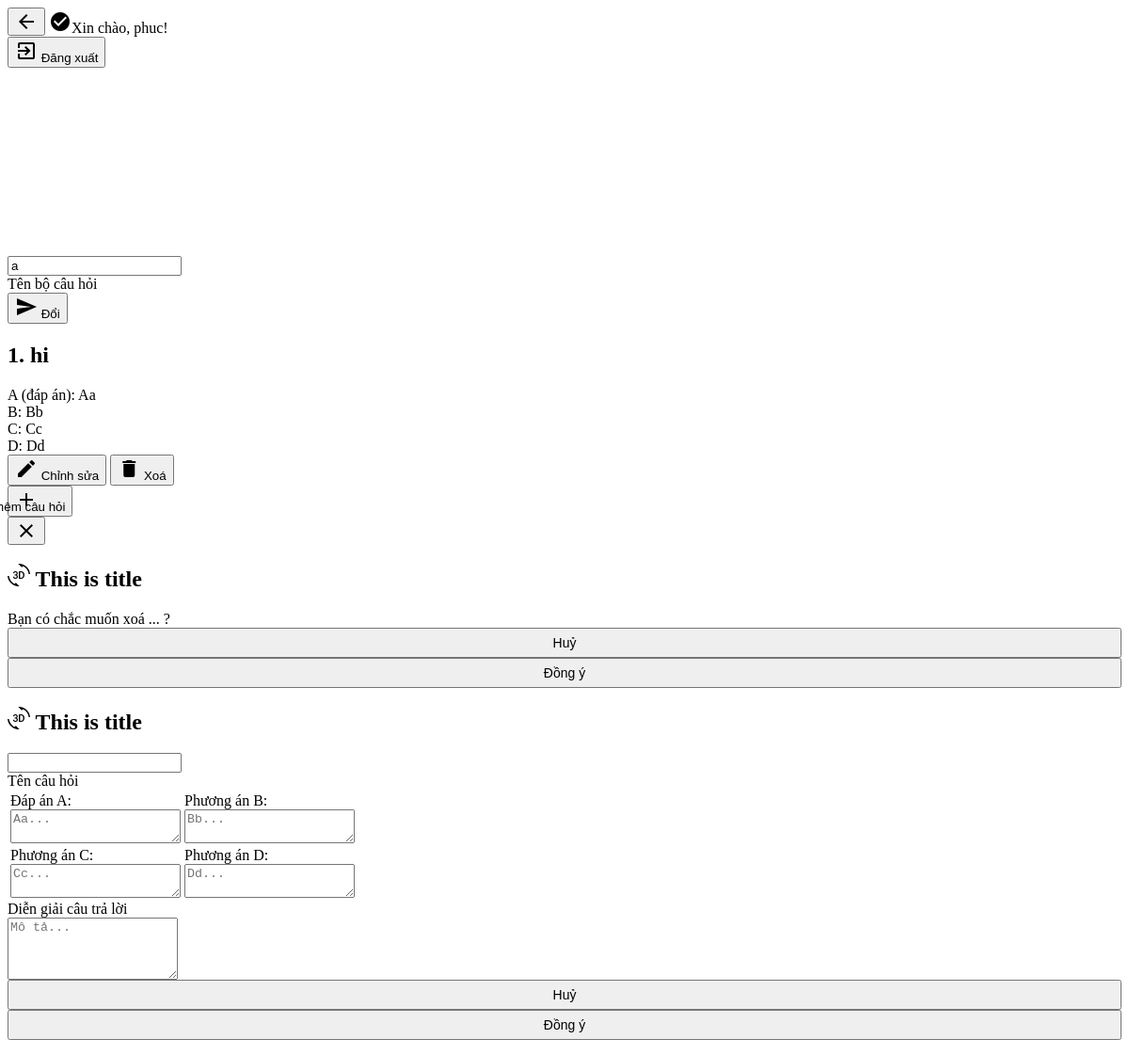
Screenshot of /admin/manage-question?k=4 (signed in) with the database file from the repository.
### tables this page shows
CREATE TABLE `daisy_collection` (
  `id` int(11) NOT NULL COMMENT 'ID của bộ câu hỏi',
  `created_at` timestamp NULL DEFAULT CURRENT_TIMESTAMP COMMENT 'Thời gian tạo của bộ câu hỏi này',
  `name` varchar(255) DEFAULT 'Bộ câu hỏi không tên' COMMENT 'Tên của bộ câu hỏi',
  `admin_id` int(11) DEFAULT NULL COMMENT 'Bộ câu hỏi thuộc về ai ? (Người tạo)',
  `description` text COMMENT 'Mô tả về bộ câu hỏi'
);

CREATE TABLE `daisy_question` (
  `id` int(11) NOT NULL COMMENT 'Mã câu hỏi',
  `body` text,
  `choice_a` text COMMENT 'Đáp án',
  `choice_b` text COMMENT 'Phương án 1',
  `choice_c` text COMMENT 'Phương án 2',
  `collection_id` int(11) DEFAULT NULL COMMENT 'Thuộc về bộ câu hỏi nào',
  `choice_d` text COMMENT 'Phương án 3',
  `created_at` timestamp NULL DEFAULT CURRENT_TIMESTAMP COMMENT 'Thời gian tạo câu hỏi',
  `explaination` text COMMENT 'Giải thích cho câu trả lời'
);

### middleware/auth_admin.php (called while the page is built, shortened)
<?php
	function db_authen ($conn, $userid, $collection) {
		$sql = "SELECT admin_id, name FROM daisy_collection WHERE id = $collection";
		$result = $conn->query ($sql);
		$result = $result->fetch_assoc ();
		return $result['name'];
	}
?>

### admin/manage-question/index.php (the view, shortened to what this page needs)
<?php
$DOCUMENT_ROOT = $_SERVER['DOCUMENT_ROOT'];
if (substr_count($_SERVER['DOCUMENT_ROOT'], 'DaisyQuizzes') == 0) {
	$DOCUMENT_ROOT = $DOCUMENT_ROOT . '/DaisyQuizzes';
}
include($DOCUMENT_ROOT . '/middleware/auth_admin.php');
function db_fetch_questions($conn, $collection)
{
	$sql = "SELECT id, body, choice_a, choice_b, choice_c, choice_d, explaination FROM daisy_question WHERE collection_id = $collection";
	$result = [];
	$q = $conn->query($sql);
	while ($row = $q->fetch_assoc()) {
		$result[] = $row;
	}
	return $result;
}
$userid = $_SESSION['userid'];
$collection = $_GET['k'];
$conn = db_connect();
$collection_name = db_authen($conn, $userid, $collection);
$data = db_fetch_questions($conn, $collection);
		?>
<html>
<head>
	<link href="https://unpkg.com/material-components-web@latest/dist/material-components-web.min.css" rel="stylesheet">
	<link href="./styles.css" rel="stylesheet" type="text/css">
</head>
<body>
	<header class="mdc-top-app-bar" data-mdc-auto-init="MDCTopAppBar">
		<div class="mdc-top-app-bar__row">
			<section class="mdc-top-app-bar__section mdc-top-app-bar__section--align-start">
				<button class="mdc-fab mdc-fab--extended" onclick="linkTo('../dashboard.php')">
					<span class="material-icons mdc-fab__icon">arrow_back</span>
				</button>
				<i class="material-icons">check_circle</i><span class="mdc-top-app-bar__title">Xin chào, <?php echo $_SESSION['username']; ?>!</span> </section>
			<section class="mdc-top-app-bar__section mdc-top-app-bar__section--align-end">
				<button class="mdc-fab mdc-fab--extended" onclick="linkTo('../logout.php')">
					<span class="material-icons mdc-fab__icon">exit_to_app</span>
					<span class="mdc-fab__label">Đăng xuất</span>
				</button>
			</section>
		</div>
	</header>
	<div id="wrapper">
		<form action="modify.php?k=<?php echo $collection ?>" method="post" id="fCName">
			<div class="mdc-text-field" data-mdc-auto-init="MDCTextField" id="collection_name">
				<input class="mdc-text-field__input" name="collection_name" value="<?php echo $collection_name ?>" required>
				<label for="collection_name" class="mdc-floating-label">Tên bộ câu hỏi</label>
			</div>
			<button class="mdc-fab mdc-fab--extended" type="submit">
				<span class="material-icons mdc-fab__icon">send</span>
				<span class="mdc-fab__label">Đổi</span>
			</button>
		</form>
		<div id="content">
			<?php
			$cnt = 0;
			foreach ($data as $each) {
				$cnt++;
				?>
				<div class="mdc-card demo-card">
					<div class="mdc-card__content">
						<div class="demo-card__primary">
							<h2 class="demo-card__title mdc-typography mdc-typography--headline6"><?php echo "$cnt. "
																											. $each['body'] ?></h2>
						</div>
						<div class="demo-card__secondary mdc-typography mdc-typography--body2">
							<?php
								echo 'A (đáp án): ' . $each['choice_a'] . "<br>";
								echo 'B: ' . $each['choice_b'] . "<br>";
								echo 'C: ' . $each['choice_c'] . "<br>";
								echo 'D: ' . $each['choice_d'] . "<br>";
								?>
						</div>
					</div>
					<div class="mdc-card__actions">
						<div class="mdc-card__action-icons">
							<button class="mdc-fab mdc-fab--extended mdc-fab-edit" onclick="open_confirm_question('edit', 'Chỉnh sửa câu hỏi', 'modify_question.php?k=<?php echo $collection ?>&question=<?php echo $each['id'] ?>', '<?php echo $each['body'] ?>', '<?php echo $each['choice_a'] ?>', '<?php echo $each['choice_b'] ?>', '<?php echo $each['choice_c'] ?>', '<?php echo $each['choice_d'] ?>', '<?php echo $each['explaination'] ?>')">
								<i class="material-icons mdc-fab__icon">edit</i>
								<span class="mdc-fab__label">Chỉnh sửa</span>
							</button>
							<button class="mdc-fab mdc-fab--extended mdc-fab-delete" onclick="open_confirm('delete', 'Xoá câu hỏi', 'Bạn có chắc muốn xoá câu hỏi?', 'delete_question.php?k=<?php echo $collection; ?>&question=<?php echo $each['id']; ?>')">
								<i class="material-icons mdc-fab__icon">delete</i>
								<span class="mdc-fab__label">Xoá</span>
							</button>
						</div>
					</div>
				</div>
			<?php
			}
			?>
		</div>
		<div class="tooltip">
			<button class="mdc-fab app-fab--absolute" aria-label="Add" onclick="open_confirm_question('add', 'Thêm câu hỏi', 'add_question.php?k=<?php echo $collection ?>')">
				<span class="mdc-fab__icon material-icons">add</span>
				<span class="tooltiptext" id="myTooltip" style="width: max-content;margin-left: -55px;bottom: 116%;">Thêm câu hỏi</span>
			</button>
		</div>
	</div>
	<div id="mdc-snackbar" class="mdc-snackbar mdc-snackbar--leading" data-mdc-auto-init="MDCSnackbar">
		<div class="mdc-snackbar__surface">
			<div class="mdc-snackbar__actions">
				<button class="mdc-icon-button mdc-snackbar__dismiss material-icons" title="Dismiss">close</button>
			</div>
		</div>
	</div>
	<div id="mdc-dialog" class="mdc-dialog" role="alertdialog" aria-modal="true" aria-labelledby="my-dialog-title" aria-describedby="my-dialog-content" data-mdc-auto-init="MDCDialog">
		<div class="mdc-dialog__container">
			<div class="mdc-dialog__surface">
				<h2 class="mdc-dialog__title" id="my-dialog-title">
					<i id="mdc-dialog-icon" class="material-icons">
					</i>
					<span id="mdc-dialog-title">This is title</span>
				</h2>
				<div class="mdc-dialog__content" id="my-dialog-content">
					Bạn có chắc muốn xoá ... ?
				</div>
				<footer class="mdc-dialog__actions">
					<button id="btnCancel" type="button" class="mdc-button mdc-dialog__button" data-mdc-auto-init="MDCRipple" data-mdc-dialog-action="close">
						<span class="mdc-button__label">Huỷ</span>
					</button>
					<button id="btnOK" type="button" class="mdc-button mdc-dialog__button mdc-button--raised" data-mdc-auto-init="MDCRipple" data-mdc-dialog-action="accept">
						<span class="mdc-button__label">Đồng ý</span>
					</button>
				</footer>
			</div>
		</div>
	</div>
	<div id="mdc-dialog-question" class="mdc-dialog mdc-dialog__question" role="alertdialog" aria-modal="true" aria-labelledby="my-dialog-title" aria-describedby="my-dialog-content" data-mdc-auto-init="MDCDialog">
		<div class="mdc-dialog__container">
			<div class="mdc-dialog__surface">
				<h2 class="mdc-dialog__title" id="my-dialog-title-question">
					<i id="mdc-dialog-icon-question" class="material-icons">
					</i>
					<span id="mdc-dialog-title-question">This is title</span>
				</h2>
				<div class="mdc-dialog__content" id="my-dialog-content-question">
					<form id="fQuestion" class="form-style-5" method="post" action="">
						<div class="container">
							<div class="mdc-text-field" data-mdc-auto-init="MDCTextField" id="collection_name">
								<input id="body" class="mdc-text-field__input" name="body" required>
								<label for="collection_name" class="mdc-floating-label">Tên câu hỏi</label>
							</div>
							<table id="tQuestion">
								<tr>
									<td>
										<label for="choice_a">Đáp án A:</label>
										<div class="mdc-text-field text-field mdc-text-field--fullwidth mdc-text-field--no-label mdc-text-field--textarea" data-mdc-auto-init="MDCTextField">
											<textarea id="choice_a" class="mdc-text-field__input" name="choice_a" required placeholder="Aa..."></textarea>
										</div>
									</td>
									<td>
										<label for="choice_b">Phương án B:</label>
										<div class="mdc-text-field text-field mdc-text-field--fullwidth mdc-text-field--no-label mdc-text-field--textarea" data-mdc-auto-init="MDCTextField">
											<textarea id="choice_b" class="mdc-text-field__input" name="choice_b" required placeholder="Bb..."></textarea>
										</div>
									</td>
								</tr>
								<tr>
									<td>
										<label for="choice_c">Phương án C:</label>
										<div class="mdc-text-field text-field mdc-text-field--fullwidth mdc-text-field--no-label mdc-text-field--textarea" data-mdc-auto-init="MDCTextField">
											<textarea id="choice_c" class="mdc-text-field__input" name="choice_c" required placeholder="Cc..."></textarea>
										</div>
									</td>
									<td>
										<label for="choice_d">Phương án D:</label>
										<div class="mdc-text-field text-field mdc-text-field--fullwidth mdc-text-field--no-label mdc-text-field--textarea" data-mdc-auto-init="MDCTextField">
											<textarea id="choice_d" class="mdc-text-field__input" name="choice_d" required placeholder="Dd..."></textarea>
										</div>
									</td>
								</tr>
							</table>
							<label for="explain">Diễn giải câu trả lời</label>
							<div class="mdc-text-field text-field mdc-text-field--fullwidth mdc-text-field--no-label mdc-text-field--textarea" data-mdc-auto-init="MDCTextField">
								<textarea id="explain" class="mdc-text-field__input" rows="4" name="explain" placeholder="Mô tả..."></textarea>
							</div>
						</div>
						<footer class="mdc-dialog__actions">
							<button id="btnCancel" type="button" class="mdc-button mdc-dialog__button" data-mdc-auto-init="MDCRipple" data-mdc-dialog-action="close">
								<span class="mdc-button__label">Huỷ</span>
							</button>
							<button id="btnOK-question" type="submit" class="mdc-button mdc-dialog__button mdc-button--raised" data-mdc-auto-init="MDCRipple" data-mdc-dialog-action="accept">
								<span class="mdc-button__label">Đồng ý</span>
							</button>
						</footer>
					</form>
				</div>
			</div>
		</div>
	</div>
</body>
</html>

### admin/login/styles.css (style rules this page uses)
:root { --mdc-theme-primary: #6EC1C4 !important; }
#wrapper { margin-top: 200px; }
.mdc-text-field { width: 100%; }
.mdc-button { margin: 0; width: 100%; font-size: 14px; height: 32px; }

### rows the page displays
daisy_collection: collection_name "a"
daisy_question: body "hi", choice_a "Aa", choice_b "Bb", choice_c "Cc", choice_d "Dd"

### other values shown
$_SESSION['username'] "phuc"
